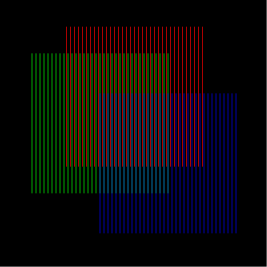

This figure's Python source:
import cairo

with cairo.SVGSurface("ScanLines.svg", 200, 200) as surface:
    context = cairo.Context(surface)

    # Adding black background
    context.rectangle(0, 0, 200, 200)
    context.set_source_rgb(0, 0, 0)
    context.fill()

    # Adding Red line
    context.set_source_rgb(255, 0, 0)
    context.set_line_width(0.5)
    for i in range(0,35):
        context.move_to(50+(3*i), 20)
        context.line_to(50+(3*i), 125)
        context.stroke()

    # Adding green line
    context.set_source_rgb(0, 153, 0)
    context.set_line_width(0.5)
    for i in range(0, 35):
            context.move_to(24 + (3 * i), 40)
            context.line_to(24 + (3 * i), 145)
            context.stroke()

    # Adding green line
    context.set_source_rgb(0, 0, 255)
    context.set_line_width(0.5)
    for i in range(0, 35):
        context.move_to(75 + (3 * i), 70)
        context.line_to(75 + (3 * i), 175)
        context.stroke()
